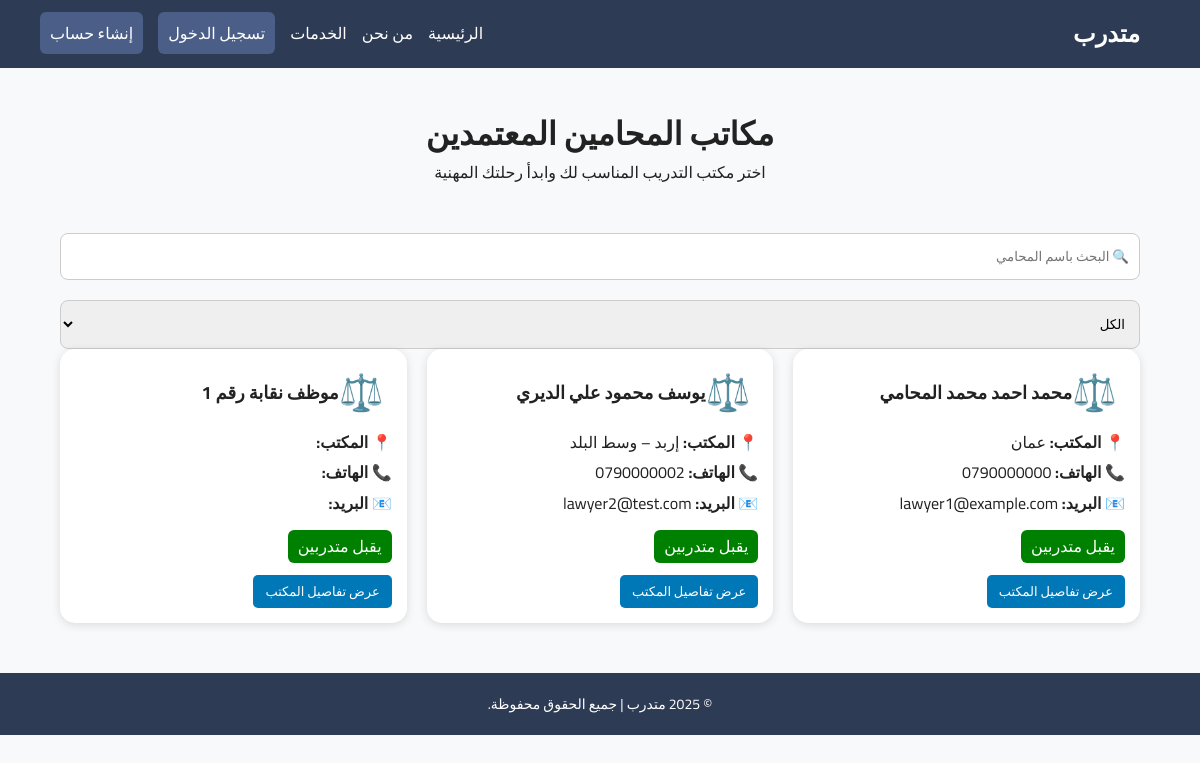
/specializations/lawyers/lawyers_offices.php, run on the app's committed database.
### tables this page shows
CREATE TABLE `lawyers` (
  `lawyer_id` int(11) NOT NULL,
  `user_id` int(11) NOT NULL,
  `syndicate_id` int(11) DEFAULT NULL,
  `office_address` varchar(255) DEFAULT NULL,
  `password` varchar(255) NOT NULL,
  `verified` tinyint(1) NOT NULL DEFAULT 0,
  `created_at` datetime NOT NULL DEFAULT current_timestamp(),
  `updated_at` datetime NOT NULL DEFAULT current_timestamp() ON UPDATE current_timestamp(),
  `full_name` varchar(200) DEFAULT NULL,
  `first_name` varchar(100) DEFAULT NULL,
  `father_name` varchar(100) DEFAULT NULL,
  `grandfather_name` varchar(100) DEFAULT NULL,
  `family_name` varchar(100) DEFAULT NULL,
  `national_id` varchar(30) DEFAULT NULL,
  `phone` varchar(30) DEFAULT NULL,
  `email` varchar(150) DEFAULT NULL,
  `home_address` varchar(255) DEFAULT NULL,
  `no_conviction_doc` varchar(255) DEFAULT NULL,
  `good_conduct_doc` varchar(255) DEFAULT NULL,
  `social_security` enum('نعم','لا') DEFAULT 'لا',
  `highschool_certificate` varchar(10) DEFAULT 'لا',
  `university_degree` varchar(10) DEFAULT 'لا',
  `social_security_number` varchar(100) DEFAULT NULL
);

CREATE TABLE `users` (
  `user_id` int(11) NOT NULL,
  `full_name` varchar(200) NOT NULL,
  `national_id` varchar(30) NOT NULL,
  `phone` varchar(30) DEFAULT NULL,
  `email` varchar(150) DEFAULT NULL,
  `address` varchar(255) DEFAULT NULL,
  `password` varchar(255) NOT NULL,
  `role` enum('trainee','lawyer','admin','syndicate_admin') NOT NULL DEFAULT 'trainee',
  `created_at` datetime NOT NULL DEFAULT current_timestamp(),
  `updated_at` datetime NOT NULL DEFAULT current_timestamp() ON UPDATE current_timestamp()
);

### specializations/lawyers/lawyers_offices.php (the view, shortened to what this page needs)
<!DOCTYPE html>
<html lang="ar" dir="rtl">
<head>
<link rel="stylesheet" href="../../assets/css/style.css">
<link rel="stylesheet" href="../../assets/css/lawyers.css">
</head>
<body>
<?php include("../../includes/header.php"); ?>
<div class="container">
<div class="page-header">
    <h1>مكاتب المحامين المعتمدين</h1>
    <p>اختر مكتب التدريب المناسب لك وابدأ رحلتك المهنية</p>
</div>
<div class="filters">
    <input type="text" placeholder="🔍 البحث باسم المحامي">
    <select>
        <option>الكل</option>
    </select>
</div>
<div class="lawyers-grid">
<?php
$q = $pdo->query("
    SELECT
        l.*,
        u.full_name
    FROM lawyers l
    LEFT JOIN users u ON u.user_id = l.user_id
    WHERE l.verified = 1
");
while ($lawyer = $q->fetch(PDO::FETCH_ASSOC)):
$status = ($lawyer['verified']) ? "يقبل متدربين" : "مغلق";
$tagClass = ($lawyer['verified']) ? "" : "closed";
?>
<div class="lawyer-card">
    <div class="lawyer-header">
        <div class="lawyer-avatar">⚖️</div>
        <div class="lawyer-name">
            <?= htmlspecialchars($lawyer['full_name']) ?>
        </div>
    </div>
    <div class="lawyer-info">
        <p><strong>📍 المكتب:</strong> <?= htmlspecialchars($lawyer['office_address']) ?></p>
        <p><strong>📞 الهاتف:</strong> <?= htmlspecialchars($lawyer['phone']) ?></p>
        <p><strong>📧 البريد:</strong> <?= htmlspecialchars($lawyer['email']) ?></p>
        <span class="tag <?= $tagClass ?>">
            <?= $status ?>
        </span>
    </div>
<?php if ($lawyer['verified']): ?>
    <a href="lawyer_profile.php?id=<?= $lawyer['lawyer_id'] ?>" class="btn">
        عرض تفاصيل المكتب
    </a>
<?php else: ?>
    <a class="btn disabled">لا يقبل حالياً</a>
<?php endif; ?>
</div>
<?php endwhile; ?>
</div>
</div>
<?php include("../../includes/footer.php"); ?>
</body>
</html>

### includes/header.php (shortened to what this page needs)
<?php
$notificationsCount = 0;
?>
<link rel="stylesheet" href="../../assets/css/style.css">
<nav class="navbar">
  <div class="logo">متدرب</div>
  <ul class="nav-links">
    <li><a href="/mutadarrib/index.php">الرئيسية</a></li>
    <li><a href="#about">من نحن</a></li>
    <li><a href="#services">الخدمات</a></li>
    <?php if (isset($_SESSION['user_id'])): ?>
      <?php
        $role = $_SESSION['role'];
        $role_ar = ($role === 'lawyer') ? 'مزاول' : (($role === 'trainee') ? 'متدرب' : (($role === 'syndicate_admin') ? 'موظف النقابة' : 'مدير'));
      ?>
      <?php if ($role === 'trainee'): ?>
        <li class="nav-notifications">
          <a href="/mutadarrib/trainee/notifications.php" title="إشعارات طلبات التدريب">
            🔔
            <?php if ($notificationsCount > 0): ?>
              <span class="notif-badge"><?= $notificationsCount ?></span>
            <?php endif; ?>
          </a>
        </li>
      <?php endif; ?>
      <li class="user-dropdown">
        <button class="user-toggle" id="userToggle">
          <?= htmlspecialchars($_SESSION['full_name']); ?> (<?= $role_ar; ?>) ▾
        </button>
        <ul class="dropdown-menu" id="dropdownMenu">
          <li><a href="profile.php">الملف الشخصي</a></li>
          <?php if ($role === 'admin'): ?>
            <li><a href="admin/dashboard.php">لوحة التحكم</a></li>
          <?php endif; ?>
          <?php if ($role === 'lawyer'): ?>
            <li><a href="lawyer/dashboard.php">لوحة المحامي</a></li>
          <?php endif; ?>
          <?php if ($role === 'syndicate_admin'): ?>
    <li><a href="syndicate/dashboard.php">لوحة النقابة</a></li>
<?php endif; ?>
          <li><a href="/mutadarrib/auth/logout.php">تسجيل الخروج</a></li>
        </ul>
      </li>
    <?php else: ?>
      <li><a href="./auth/login.php" class="login-btn">تسجيل الدخول</a></li>
      <li><a href="./auth/choose_specialization.php" class="register-btn">إنشاء حساب</a></li>
    <?php endif; ?>
  </ul>
</nav>

### includes/footer.php
<link rel="stylesheet" href="../../assets/css/style.css">
<footer>
  <p>© 2025 متدرب | جميع الحقوق محفوظة.</p>
</footer>

### assets/css/style.css (style rules this page uses)
:root { --primary: #2e3b55; --secondary: #4b5e88; --light-bg: #f8f9fa; --text: #222; }
* { margin: 0; padding: 0; box-sizing: border-box; font-family: 'Cairo', sans-serif; }
body { background-color: var(--light-bg); color: var(--text); line-height: 1.6; }
nav { background-color: var(--primary); color: white; padding: 15px 40px; display: flex; justify-content: space-between; align-items: center; direction: rtl; }
nav .logo { font-size: 24px; font-weight: bold; display: inline-block; margin-right: 20px; }
nav ul { list-style: none; display: flex; align-items: center; gap: 15px; }
nav ul li { position: relative; }
nav a { color: white; text-decoration: none; transition: 0.3s; }
nav .login-btn, nav .register-btn { background: #4b5e88; padding: 6px 10px; border-radius: 6px; color: white; }
footer { background-color: var(--primary); color: white; text-align: center; padding: 20px; margin-top: 50px; font-size: 14px; }
input, select, textarea { width: 100%; padding: 10px; margin-top: 8px; border: 1px solid #ccc; border-radius: 8px; }

### assets/css/lawyers.css (style rules this page uses)
.container { width: 90%; max-width: 1100px; margin: auto; }
.page-header, .hero-lawyers { text-align: center; margin: 40px 0; }
.btn { background: #0077b6; color: white; padding: 10px 18px; border-radius: 8px; text-decoration: none; display: inline-block; margin-top: 12px; }
.lawyers-grid { display: grid; grid-template-columns: repeat(auto-fit, minmax(280px, 1fr)); gap: 20px; }
.lawyer-card { background: white; border-radius: 15px; padding: 15px; box-shadow: 0 2px 10px rgba(0,0,0,.12); }
.lawyer-header { display: flex; align-items: center; margin-bottom: 8px; }
.lawyer-avatar { font-size: 36px; margin-right: 8px; }
.lawyer-name { font-weight: bold; font-size: 18px; }
.lawyer-info p { margin: 5px 0; }
.tag { display: inline-block; background: green; color: white; padding: 4px 10px; border-radius: 6px; margin-top: 8px; }
body { margin: 0; font-family: "Tajawal", Arial, sans-serif; background: #f5f7fb; direction: rtl; color: #333; }
a { text-decoration: none; color: inherit; }
.btn { padding: 7px 15px; border-radius: 6px; color: #fff; border: none; cursor: pointer; font-size: 13px; }
body { font-family: Arial; background:#f5f7fa; }
input, textarea { width:100%; padding:7px; margin:6px 0 12px; }
.btn { padding:6px 12px; border-radius:5px; color:white; text-decoration:none; }

### data on the page
lawyers: user.full_name "محمد احمد محمد المحامي", office_address "عمان", phone "0790000000", email "lawyer1@example.com", verified "يقبل متدربين"
lawyers: user.full_name "يوسف محمود علي الديري", office_address "إربد – وسط البلد", phone "0790000002", email "lawyer2@test.com", verified "يقبل متدربين"
lawyers: user.full_name "موظف نقابة رقم 1", verified "يقبل متدربين"
